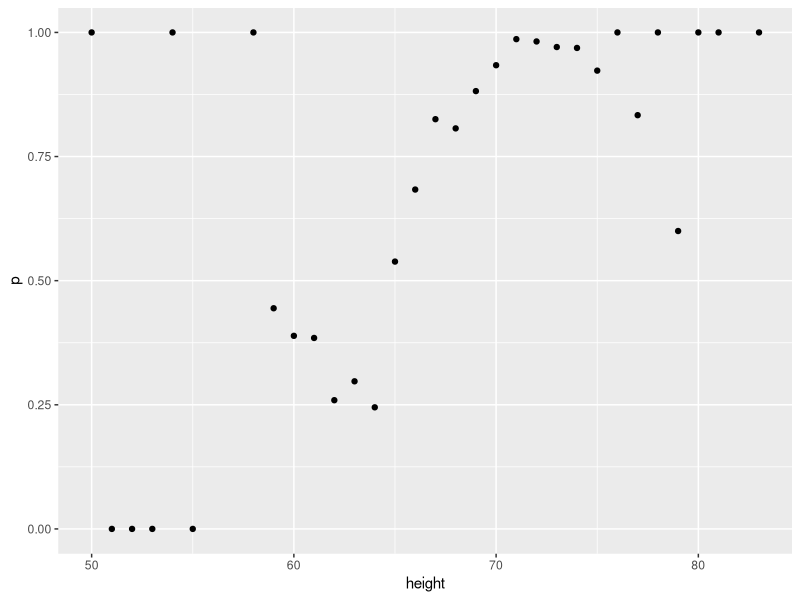
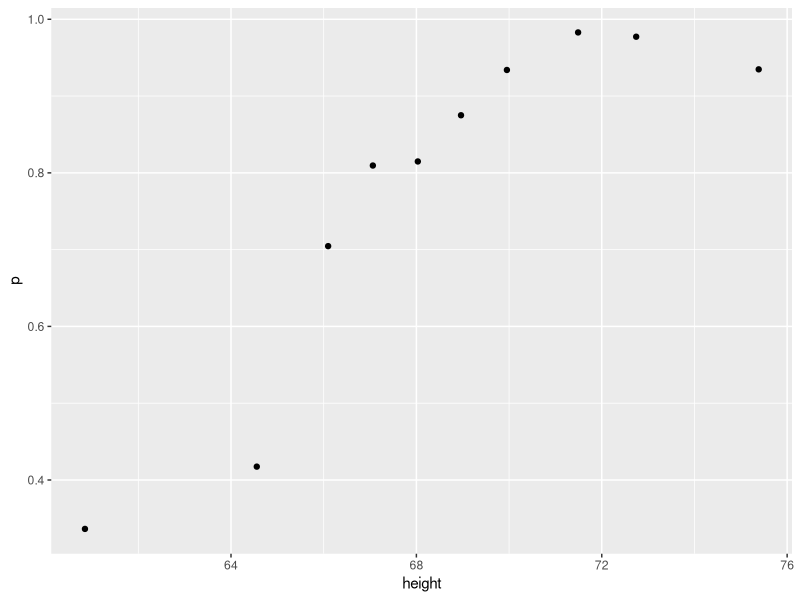
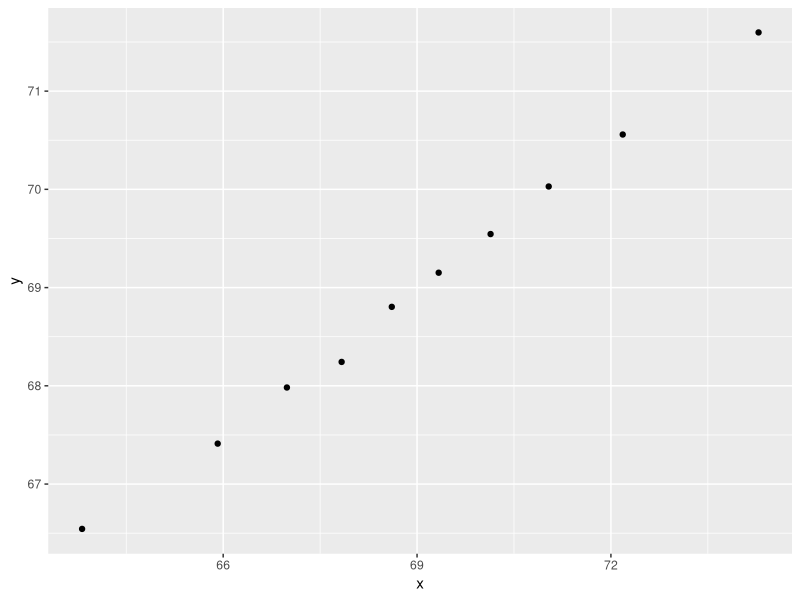

Write R code to recreate these figures, in order.

library(dslabs)
library(tidyverse)
data("heights")
data()
# MISSING CODE



heights %>% 
  mutate(height = round(height)) %>%
  group_by(height) %>%
  summarise(p = mean(sex == "Male")) %>%
qplot(height, p, data =.)


ps <- seq(0, 1, 0.1)
heights %>% 
  mutate(g = cut(height, quantile(height, ps), include.lowest = TRUE)) %>%
  group_by(g) %>%
  summarise(p = mean(sex == "Male"), height = mean(height)) %>%
  qplot(height, p, data =.)


Sigma <- 9*matrix(c(1,0.5,0.5,1), 2, 2)
dat <- MASS::mvrnorm(n = 10000, c(69, 69), Sigma) %>%
  data.frame() %>% setNames(c("x", "y"))

ps <- seq(0, 1, 0.1)
dat %>% 
  mutate(g = cut(x, quantile(x, ps), include.lowest = TRUE)) %>%
  group_by(g) %>%
  summarize(y = mean(y), x = mean(x)) %>%
  qplot(x, y, data =.)


library(tidyverse)
library(caret)

set.seed(1)
n <- 100
Sigma <- 9*matrix(c(1.0, 0.5, 0.5, 1.0), 2, 2)
dat <- MASS::mvrnorm(n = 100, c(69, 69), Sigma) |>
  data.frame() |> setNames(c("x", "y"))

test_index <- createDataPartition(dat$y, times = 1, p = 0.5, list = FALSE)


#dat <- replicate(2, MASS::mvrnorm(n = 100, c(69, 69), Sigma) |>
#  data.frame() |> setNames(c("x", "y")))
